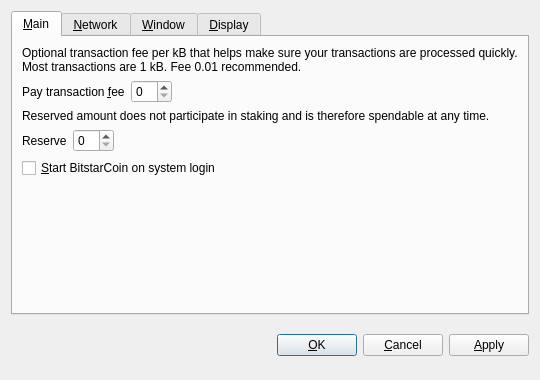
<?xml version="1.0" encoding="UTF-8"?>
<ui version="4.0">
 <class>OptionsDialog</class>
 <widget class="QDialog" name="OptionsDialog">
  <property name="geometry">
   <rect>
    <x>0</x>
    <y>0</y>
    <width>540</width>
    <height>380</height>
   </rect>
  </property>
  <property name="windowTitle">
   <string>Options</string>
  </property>
  <property name="modal">
   <bool>true</bool>
  </property>
  <layout class="QVBoxLayout" name="verticalLayout">
   <item>
    <widget class="QTabWidget" name="tabWidget">
     <property name="tabPosition">
      <enum>QTabWidget::North</enum>
     </property>
     <property name="currentIndex">
      <number>0</number>
     </property>
     <widget class="QWidget" name="tabMain">
      <attribute name="title">
       <string>&amp;Main</string>
      </attribute>
      <layout class="QVBoxLayout" name="verticalLayout_Main">
       <item>
        <widget class="QLabel" name="transactionFeeInfoLabel">
         <property name="text">
          <string>Optional transaction fee per kB that helps make sure your transactions are processed quickly. Most transactions are 1 kB. Fee 0.01 recommended.</string>
         </property>
         <property name="textFormat">
          <enum>Qt::PlainText</enum>
         </property>
         <property name="wordWrap">
          <bool>true</bool>
         </property>
        </widget>
       </item>
       <item>
        <layout class="QHBoxLayout" name="horizontalLayoutFee">
         <item>
          <widget class="QLabel" name="transactionFeeLabel">
           <property name="text">
            <string>Pay transaction &amp;fee</string>
           </property>
           <property name="textFormat">
            <enum>Qt::PlainText</enum>
           </property>
           <property name="buddy">
            <cstring>transactionFee</cstring>
           </property>
          </widget>
         </item>
         <item>
          <widget class="BitcoinAmountField" name="transactionFee"/>
         </item>
         <item>
          <spacer name="horizontalSpacerFee">
           <property name="orientation">
            <enum>Qt::Horizontal</enum>
           </property>
           <property name="sizeHint" stdset="0">
            <size>
             <width>40</width>
             <height>20</height>
            </size>
           </property>
          </spacer>
         </item>
        </layout>
       </item>
       <item>
        <widget class="QLabel" name="reserveBalanceInfoLabel">
         <property name="text">
          <string>Reserved amount does not participate in staking and is therefore spendable at any time.</string>
         </property>
         <property name="textFormat">
          <enum>Qt::PlainText</enum>
         </property>
         <property name="wordWrap">
          <bool>true</bool>
         </property>
        </widget>
       </item>
       <item>
        <layout class="QHBoxLayout" name="horizontalLayoutReserveBalance">
         <item>
          <widget class="QLabel" name="reserveBalanceLabel">
           <property name="text">
            <string>Reserve</string>
           </property>
           <property name="textFormat">
            <enum>Qt::PlainText</enum>
           </property>
           <property name="buddy">
            <cstring>reserveBalance</cstring>
           </property>
          </widget>
         </item>
         <item>
          <widget class="BitcoinAmountField" name="reserveBalance"/>
         </item>
         <item>
          <spacer name="horizontalSpacerReserveBalance">
           <property name="orientation">
            <enum>Qt::Horizontal</enum>
           </property>
           <property name="sizeHint" stdset="0">
            <size>
             <width>40</width>
             <height>20</height>
            </size>
           </property>
          </spacer>
         </item>
        </layout>
       </item>
       <item>
        <widget class="QCheckBox" name="bitcoinAtStartup">
         <property name="toolTip">
          <string>Automatically start BitstarCoin after logging in to the system.</string>
         </property>
         <property name="text">
          <string>&amp;Start BitstarCoin on system login</string>
         </property>
        </widget>
       </item>
       <item>
        <spacer name="verticalSpacer_Main">
         <property name="orientation">
          <enum>Qt::Vertical</enum>
         </property>
         <property name="sizeHint" stdset="0">
          <size>
           <width>20</width>
           <height>40</height>
          </size>
         </property>
        </spacer>
       </item>
      </layout>
     </widget>
     <widget class="QWidget" name="tabNetwork">
      <attribute name="title">
       <string>&amp;Network</string>
      </attribute>
      <layout class="QVBoxLayout" name="verticalLayout_Network">
       <item>
        <widget class="QCheckBox" name="mapPortUpnp">
         <property name="toolTip">
          <string>Automatically open the BitstarCoin client port on the router. This only works when your router supports UPnP and it is enabled.</string>
         </property>
         <property name="text">
          <string>Map port using &amp;UPnP</string>
         </property>
        </widget>
       </item>
       <item>
        <widget class="QCheckBox" name="connectSocks">
         <property name="toolTip">
          <string>Connect to the BitstarCoin network through a SOCKS5 proxy (e.g. when connecting through Tor).</string>
         </property>
         <property name="text">
          <string>&amp;Connect through SOCKS5 proxy:</string>
         </property>
        </widget>
       </item>
       <item>
        <layout class="QHBoxLayout" name="horizontalLayout_Network">
         <item>
          <widget class="QLabel" name="proxyIpLabel">
           <property name="text">
            <string>Proxy &amp;IP:</string>
           </property>
           <property name="textFormat">
            <enum>Qt::PlainText</enum>
           </property>
           <property name="buddy">
            <cstring>proxyIp</cstring>
           </property>
          </widget>
         </item>
         <item>
          <widget class="QValidatedLineEdit" name="proxyIp">
           <property name="maximumSize">
            <size>
             <width>140</width>
             <height>16777215</height>
            </size>
           </property>
           <property name="toolTip">
            <string>IP address of the proxy (e.g. 127.0.0.1)</string>
           </property>
          </widget>
         </item>
         <item>
          <widget class="QLabel" name="proxyPortLabel">
           <property name="text">
            <string>&amp;Port:</string>
           </property>
           <property name="textFormat">
            <enum>Qt::PlainText</enum>
           </property>
           <property name="buddy">
            <cstring>proxyPort</cstring>
           </property>
          </widget>
         </item>
         <item>
          <widget class="QLineEdit" name="proxyPort">
           <property name="maximumSize">
            <size>
             <width>55</width>
             <height>16777215</height>
            </size>
           </property>
           <property name="toolTip">
            <string>Port of the proxy (e.g. 9050)</string>
           </property>
          </widget>
         </item>
         <item>
          <spacer name="horizontalSpacer_Network">
           <property name="orientation">
            <enum>Qt::Horizontal</enum>
           </property>
           <property name="sizeHint" stdset="0">
            <size>
             <width>40</width>
             <height>20</height>
            </size>
           </property>
          </spacer>
         </item>
        </layout>
       </item>
       <item>
        <spacer name="verticalSpacer_Network">
         <property name="orientation">
          <enum>Qt::Vertical</enum>
         </property>
         <property name="sizeHint" stdset="0">
          <size>
           <width>20</width>
           <height>40</height>
          </size>
         </property>
        </spacer>
       </item>
      </layout>
     </widget>
     <widget class="QWidget" name="tabWindow">
      <attribute name="title">
       <string>&amp;Window</string>
      </attribute>
      <layout class="QVBoxLayout" name="verticalLayout_Window">
       <item>
        <widget class="QCheckBox" name="minimizeToTray">
         <property name="toolTip">
          <string>Show only a tray icon after minimizing the window.</string>
         </property>
         <property name="text">
          <string>&amp;Minimize to the tray instead of the taskbar</string>
         </property>
        </widget>
       </item>
       <item>
        <widget class="QCheckBox" name="minimizeOnClose">
         <property name="toolTip">
          <string>Minimize instead of exit the application when the window is closed. When this option is enabled, the application will be closed only after selecting Quit in the menu.</string>
         </property>
         <property name="text">
          <string>M&amp;inimize on close</string>
         </property>
        </widget>
       </item>
       <item>
        <spacer name="verticalSpacer_Window">
         <property name="orientation">
          <enum>Qt::Vertical</enum>
         </property>
         <property name="sizeHint" stdset="0">
          <size>
           <width>20</width>
           <height>40</height>
          </size>
         </property>
        </spacer>
       </item>
      </layout>
     </widget>
     <widget class="QWidget" name="tabDisplay">
      <attribute name="title">
       <string>&amp;Display</string>
      </attribute>
      <layout class="QVBoxLayout" name="verticalLayout_Display">
       <item>
        <layout class="QHBoxLayout" name="horizontalLayout_1_Display">
         <item>
          <widget class="QLabel" name="langLabel">
           <property name="text">
            <string>User Interface &amp;language:</string>
           </property>
           <property name="textFormat">
            <enum>Qt::PlainText</enum>
           </property>
           <property name="buddy">
            <cstring>lang</cstring>
           </property>
          </widget>
         </item>
         <item>
          <widget class="QValueComboBox" name="lang">
           <property name="toolTip">
            <string>The user interface language can be set here. This setting will take effect after restarting BitstarCoin.</string>
           </property>
          </widget>
         </item>
        </layout>
       </item>
       <item>
        <layout class="QHBoxLayout" name="horizontalLayout_2_Display">
         <item>
          <widget class="QLabel" name="unitLabel">
           <property name="text">
            <string>&amp;Unit to show amounts in:</string>
           </property>
           <property name="textFormat">
            <enum>Qt::PlainText</enum>
           </property>
           <property name="buddy">
            <cstring>unit</cstring>
           </property>
          </widget>
         </item>
         <item>
          <widget class="QValueComboBox" name="unit">
           <property name="toolTip">
            <string>Choose the default subdivision unit to show in the interface and when sending coins.</string>
           </property>
          </widget>
         </item>
        </layout>
       </item>
       <item>
        <widget class="QCheckBox" name="coinControlFeatures">
         <property name="toolTip">
          <string>Whether to show coin control features or not.</string>
         </property>
         <property name="text">
          <string>Display coin &amp;control features (experts only!)</string>
         </property>
        </widget>
       </item>
       <item>
        <widget class="QCheckBox" name="useBitsTheme">
         <property name="text">
          <string>Use bitstar visual theme (requires restart)</string>
         </property>
        </widget>
       </item>
       <item>
        <spacer name="verticalSpacer_Display">
         <property name="orientation">
          <enum>Qt::Vertical</enum>
         </property>
         <property name="sizeHint" stdset="0">
          <size>
           <width>20</width>
           <height>40</height>
          </size>
         </property>
        </spacer>
       </item>
      </layout>
     </widget>
    </widget>
   </item>
   <item>
    <layout class="QHBoxLayout" name="horizontalLayout_Buttons">
     <item>
      <spacer name="horizontalSpacer_1">
       <property name="orientation">
        <enum>Qt::Horizontal</enum>
       </property>
       <property name="sizeHint" stdset="0">
        <size>
         <width>40</width>
         <height>48</height>
        </size>
       </property>
      </spacer>
     </item>
     <item>
      <widget class="QLabel" name="statusLabel">
       <property name="font">
        <font>
         <weight>75</weight>
         <bold>true</bold>
        </font>
       </property>
       <property name="text">
        <string/>
       </property>
       <property name="textFormat">
        <enum>Qt::PlainText</enum>
       </property>
       <property name="wordWrap">
        <bool>true</bool>
       </property>
      </widget>
     </item>
     <item>
      <spacer name="horizontalSpacer_2">
       <property name="orientation">
        <enum>Qt::Horizontal</enum>
       </property>
       <property name="sizeHint" stdset="0">
        <size>
         <width>40</width>
         <height>48</height>
        </size>
       </property>
      </spacer>
     </item>
     <item>
      <widget class="QPushButton" name="okButton">
       <property name="text">
        <string>&amp;OK</string>
       </property>
      </widget>
     </item>
     <item>
      <widget class="QPushButton" name="cancelButton">
       <property name="text">
        <string>&amp;Cancel</string>
       </property>
       <property name="autoDefault">
        <bool>false</bool>
       </property>
      </widget>
     </item>
     <item>
      <widget class="QPushButton" name="applyButton">
       <property name="text">
        <string>&amp;Apply</string>
       </property>
       <property name="autoDefault">
        <bool>false</bool>
       </property>
      </widget>
     </item>
    </layout>
   </item>
  </layout>
 </widget>
 <customwidgets>
  <customwidget>
   <class>BitcoinAmountField</class>
   <extends>QSpinBox</extends>
   <header>bitcoinamountfield.h</header>
  </customwidget>
  <customwidget>
   <class>QValueComboBox</class>
   <extends>QComboBox</extends>
   <header>qvaluecombobox.h</header>
  </customwidget>
  <customwidget>
   <class>QValidatedLineEdit</class>
   <extends>QLineEdit</extends>
   <header>qvalidatedlineedit.h</header>
  </customwidget>
 </customwidgets>
 <resources/>
 <connections/>
</ui>
